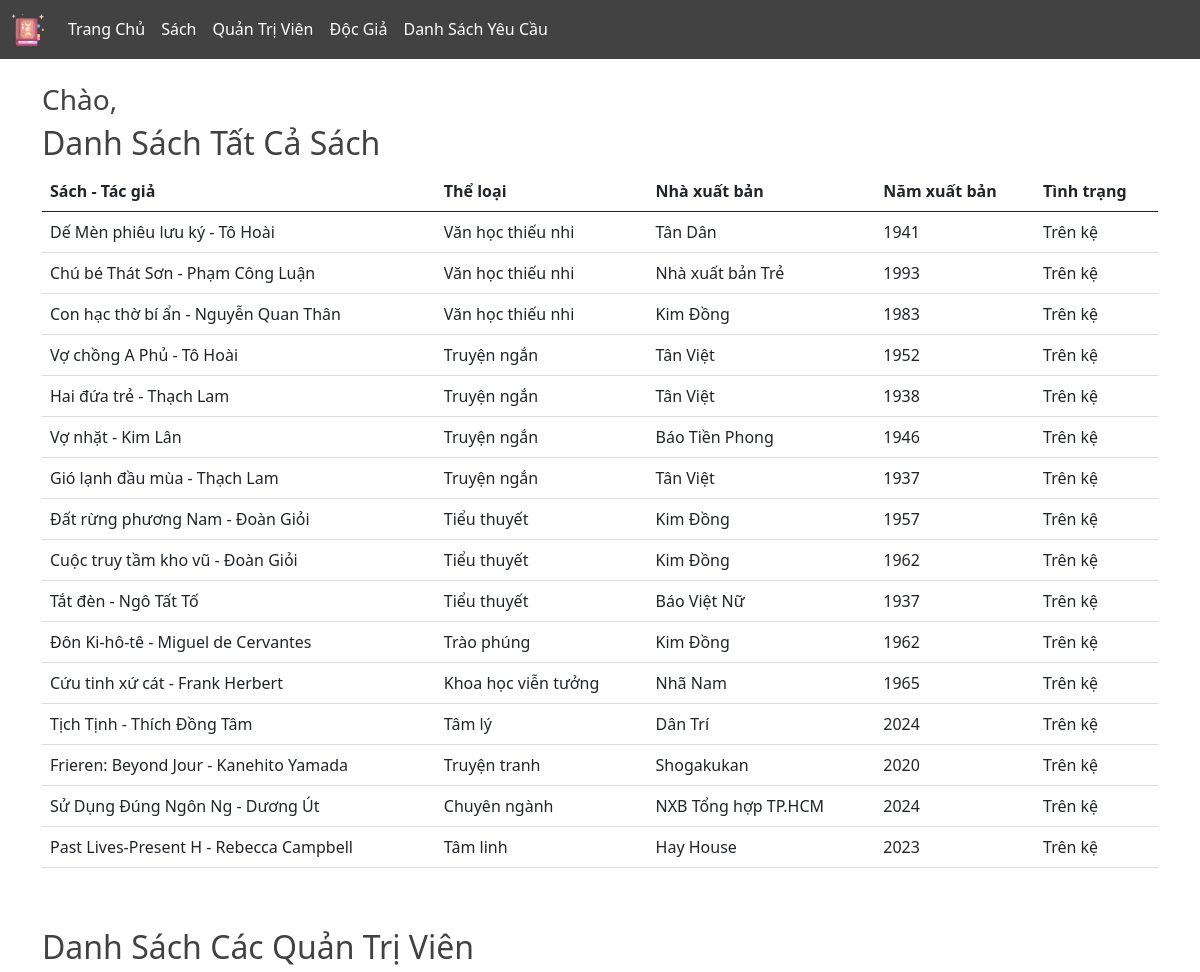
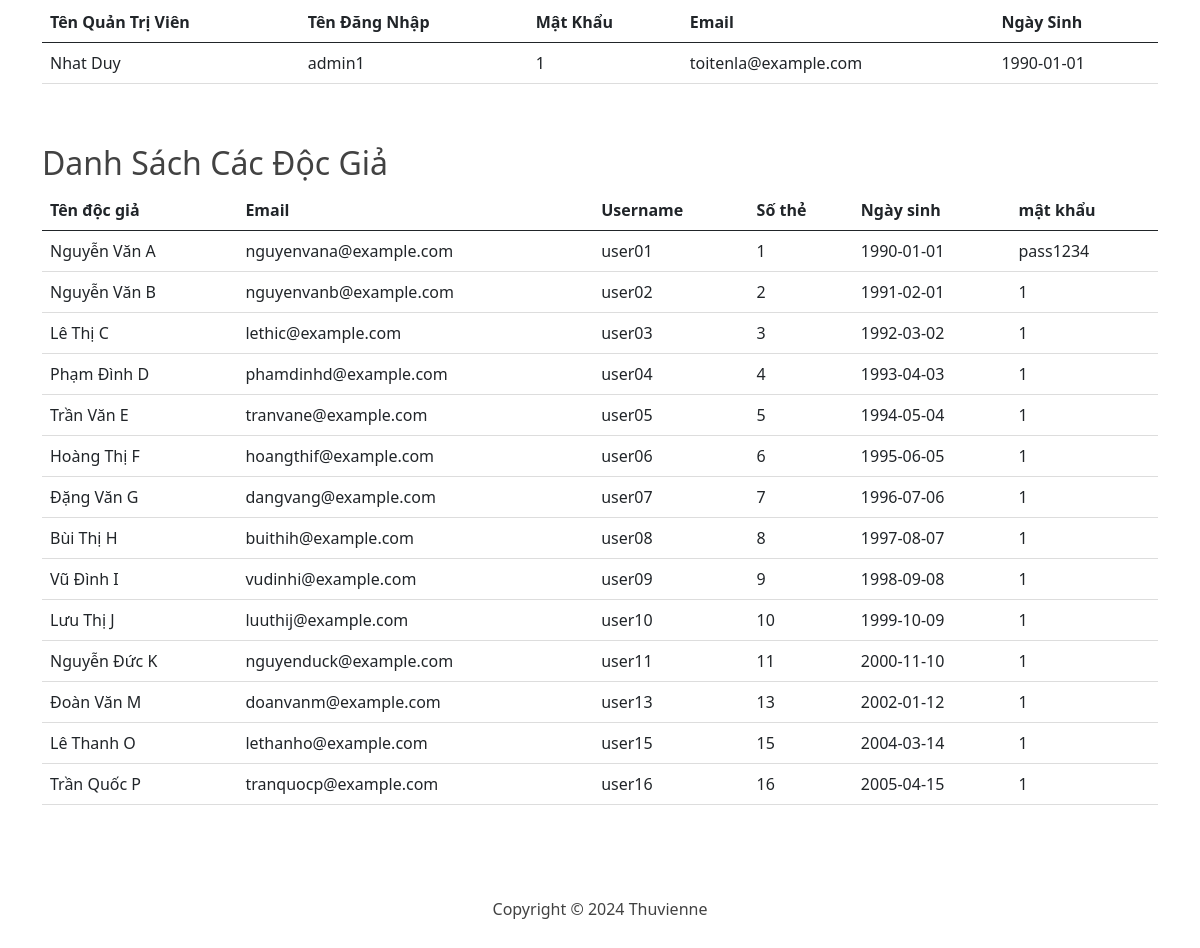
/pages/admin/show.php, run on the app's committed database (2 pictures, top to bottom).
### tables this page shows
CREATE TABLE `sach` (
  `MA_SACH` int(11) NOT NULL,
  `STT_THELOAI` int(11) NOT NULL,
  `MA_NXB` char(10) NOT NULL,
  `MA_TG` char(10) NOT NULL,
  `TEN_SACH` varchar(20) NOT NULL,
  `TGXB` year(4) NOT NULL
);

CREATE TABLE `tac_gia` (
  `MA_TG` char(10) NOT NULL,
  `TEN_TG` varchar(20) NOT NULL,
  `WEBSITE` varchar(30) NOT NULL
);

CREATE TABLE `the_loai` (
  `STT_THELOAI` int(11) NOT NULL,
  `TEN_TL` varchar(20) NOT NULL
);

CREATE TABLE `nha_xuat_ban` (
  `MA_NXB` char(10) NOT NULL,
  `TEN_NXB` varchar(20) NOT NULL,
  `DIACHI_NXB` varchar(50) NOT NULL,
  `NGUOIDAIDIEN` text NOT NULL
);

CREATE TABLE `tk_quantrivien` (
  `USERNAME_QTV` varchar(30) NOT NULL,
  `TEN_LOAI` char(10) NOT NULL,
  `TEN_QTV` varchar(20) NOT NULL,
  `EMAIL_QTV` char(20) NOT NULL,
  `NGAY_SINH` date NOT NULL,
  `PASSWORD_QTV` char(10) NOT NULL
);

CREATE TABLE `tk_docgia` (
  `USERNAME_DG` varchar(30) NOT NULL,
  `STT_THETV` int(11) NOT NULL,
  `TEN_LOAI` char(10) DEFAULT NULL,
  `TEN_DG` varchar(20) NOT NULL,
  `EMAIL_DG` varchar(30) NOT NULL,
  `NGAYSINH_DG` date NOT NULL,
  `PASSWORD_DG` char(10) NOT NULL,
  `DIEM` int DEFAULT 0
);

CREATE TABLE `the_thu_vien` (
  `STT_THETV` int(11) NOT NULL,
  `USERNAME_DG` varchar(30) NOT NULL,
  `NGAY_LAPTHE` date NOT NULL,
  `NGAY_HETHAN` date NOT NULL
);

### public/pages/admin/show.php (the view, shortened to what this page needs)
<?php
require __DIR__ . '/../../../src/db/db_connect.php';
try {
    $query_sach = "
        SELECT SACH.TEN_SACH, TAC_GIA.TEN_TG, THE_LOAI.TEN_TL, NHA_XUAT_BAN.TEN_NXB, SACH.TGXB, SACH.TINHTRANG
        FROM SACH
        JOIN TAC_GIA ON SACH.MA_TG = TAC_GIA.MA_TG
        JOIN THE_LOAI ON SACH.STT_THELOAI = THE_LOAI.STT_THELOAI
        JOIN NHA_XUAT_BAN ON SACH.MA_NXB = NHA_XUAT_BAN.MA_NXB
    ";
    $stmt_sach = $pdo->query($query_sach);
    $sachs = $stmt_sach->fetchAll(PDO::FETCH_ASSOC);
} catch (PDOException $e) {
    echo "Lỗi: " . $e->getMessage();
    exit();
}
try {
    $query_qtv = "
        SELECT *
        FROM tk_quantrivien
        join   phanloai_taikhoan on tk_quantrivien.TEN_LOAI= phanloai_taikhoan.TEN_LOAI
    ";
    $stmt_qtv = $pdo->query($query_qtv);
    $qtvs = $stmt_qtv->fetchAll(PDO::FETCH_ASSOC);
} catch (PDOException $e) {
    echo "Lỗi: " . $e->getMessage();
    exit();
}
try {
    $query_dg = "
    SELECT  tk_docgia.TEN_DG,
            tk_docgia.EMAIL_DG,
            tk_docgia.USERNAME_DG,
            the_thu_vien.STT_THETV,
            tk_docgia.NGAYSINH_DG,
            tk_docgia.PASSWORD_DG
    FROM TK_DOCGIA
    JOIN the_thu_vien ON tk_docgia.STT_THETV = the_thu_vien.STT_THETV
    JOIN PHANLOAI_TAIKHOAN ON tk_docgia.TEN_LOAI = PHANLOAI_TAIKHOAN.TEN_LOAI;
    ";
    $stmt_dg = $pdo->query($query_dg);
    $docgias = $stmt_dg->fetchAll(PDO::FETCH_ASSOC);
} catch (PDOException $e) {
    echo "Lỗi: " . $e->getMessage();
    exit();
}
?>
<!DOCTYPE html>
<html lang="en">
<?php require __DIR__ . '/../../../src/partials/header.php' ?>
<body>
<?php require __DIR__ . '/../../../src/partials/sub-header--admin.php' ?>
<main class="container mt-4">
    <h3>Chào, <?= $_SESSION['username_qtv']; ?></h3>
    <h2>Danh Sách Tất Cả Sách</h2>
    <table class="table">
        <thead>
            <tr>
                <th>Sách - Tác giả</th>
                <th>Thể loại</th>
                <th>Nhà xuất bản</th>
                <th>Năm xuất bản</th>
                <th>Tình trạng</th>
            </tr>
        </thead>
        <tbody>
            <?php foreach ($sachs as $sach) : ?>
                <tr>
                    <td><?= htmlspecialchars($sach['TEN_SACH']) ?> - <?= htmlspecialchars($sach['TEN_TG']) ?></td>
                    <td><?= htmlspecialchars($sach['TEN_TL']) ?></td>
                    <td><?= htmlspecialchars($sach['TEN_NXB']) ?></td>
                    <td><?= htmlspecialchars($sach['TGXB']) ?></td>
                    <td>
                        <?php
                            if ($sach['TINHTRANG'] == 1)
                                echo "Trên kệ";
                            else
                                echo "Đang cho mượn";
                        ?>
                    </td>
                </tr>
            <?php endforeach; ?>
        </tbody>
    </table>
    <h2 style="margin-top: 60px;">Danh Sách Các Quản Trị Viên</h2>
        <table class="table">
            <thead>
                <tr>
                    <th>Tên Quản Trị Viên</th>
                    <th>Tên Đăng Nhập</th>
                    <th>Mật Khẩu</th>
                    <th>Email</th>
                    <th>Ngày Sinh</th>
                </tr>
            </thead>
            <tbody>
                <?php foreach ($qtvs as $qtv) : ?>
                    <tr>
                        <td><?= htmlspecialchars($qtv['TEN_QTV']) ?></td>
                        <td><?= htmlspecialchars($qtv['USERNAME_QTV']) ?></td>
                        <td><?= htmlspecialchars($qtv['PASSWORD_QTV']) ?></td>
                        <td><?= htmlspecialchars($qtv['EMAIL_QTV']) ?></td>
                        <td><?= htmlspecialchars($qtv['NGAY_SINH']) ?></td>
                    </tr>
                <?php endforeach; ?>
            </tbody>
        </table>
    <h2 style="margin-top: 60px;">Danh Sách Các Độc Giả</h2>
    <table class="table">
        <thead>
            <tr>
                <th>Tên độc giả</th>
                <th>Email</th>
                <th>Username</th>
                <th>Số thẻ</th>
                <th>Ngày sinh</th>
                <th>mật khẩu</th>
            </tr>
        </thead>
        <tbody>
            <?php foreach ($docgias as $docgia) : ?>
                <tr>
                    <td><?= htmlspecialchars($docgia['TEN_DG']) ?></td>
                    <td><?= htmlspecialchars($docgia['EMAIL_DG']) ?></td>
                    <td><?= htmlspecialchars($docgia['USERNAME_DG']) ?></td>
                    <td><?= htmlspecialchars($docgia['STT_THETV']) ?></td>
                    <td><?= htmlspecialchars($docgia['NGAYSINH_DG']) ?></td>
                    <td><?= htmlspecialchars($docgia['PASSWORD_DG']) ?></td>
                </tr>
            <?php endforeach; ?>
        </tbody>
    </table>
</main>
<?php require __DIR__ . '/../../../src/partials/footer.php' ?>
</body>
</html>

### data on the page
sach: TEN_SACH "Dế Mèn phiêu lưu ký", MA_TG.TEN_TG "Tô Hoài", STT_THELOAI.TEN_TL "Văn học thiếu nhi", MA_NXB.TEN_NXB "Tân Dân", TGXB "1941", tinhtrang "Trên kệ"
sach: TEN_SACH "Chú bé Thát Sơn", MA_TG.TEN_TG "Phạm Công Luận", STT_THELOAI.TEN_TL "Văn học thiếu nhi", MA_NXB.TEN_NXB "Nhà xuất bản Trẻ", TGXB "1993", tinhtrang "Trên kệ"
sach: TEN_SACH "Con hạc thờ bí ẩn", MA_TG.TEN_TG "Nguyễn Quan Thân", STT_THELOAI.TEN_TL "Văn học thiếu nhi", MA_NXB.TEN_NXB "Kim Đồng", TGXB "1983", tinhtrang "Trên kệ"
sach: TEN_SACH "Vợ chồng A Phủ", MA_TG.TEN_TG "Tô Hoài", STT_THELOAI.TEN_TL "Truyện ngắn", MA_NXB.TEN_NXB "Tân Việt", TGXB "1952", tinhtrang "Trên kệ"
sach: TEN_SACH "Hai đứa trẻ", MA_TG.TEN_TG "Thạch Lam", STT_THELOAI.TEN_TL "Truyện ngắn", MA_NXB.TEN_NXB "Tân Việt", TGXB "1938", tinhtrang "Trên kệ"
sach: TEN_SACH "Vợ nhặt", MA_TG.TEN_TG "Kim Lân", STT_THELOAI.TEN_TL "Truyện ngắn", MA_NXB.TEN_NXB "Báo Tiền Phong", TGXB "1946", tinhtrang "Trên kệ"
sach: TEN_SACH "Gió lạnh đầu mùa", MA_TG.TEN_TG "Thạch Lam", STT_THELOAI.TEN_TL "Truyện ngắn", MA_NXB.TEN_NXB "Tân Việt", TGXB "1937", tinhtrang "Trên kệ"
sach: TEN_SACH "Đất rừng phương Nam", MA_TG.TEN_TG "Đoàn Giỏi", STT_THELOAI.TEN_TL "Tiểu thuyết", MA_NXB.TEN_NXB "Kim Đồng", TGXB "1957", tinhtrang "Trên kệ"
sach: TEN_SACH "Cuộc truy tầm kho vũ", MA_TG.TEN_TG "Đoàn Giỏi", STT_THELOAI.TEN_TL "Tiểu thuyết", MA_NXB.TEN_NXB "Kim Đồng", TGXB "1962", tinhtrang "Trên kệ"
sach: TEN_SACH "Tắt đèn", MA_TG.TEN_TG "Ngô Tất Tố", STT_THELOAI.TEN_TL "Tiểu thuyết", MA_NXB.TEN_NXB "Báo Việt Nữ", TGXB "1937", tinhtrang "Trên kệ"
sach: TEN_SACH "Đôn Ki-hô-tê", MA_TG.TEN_TG "Miguel de Cervantes", STT_THELOAI.TEN_TL "Trào phúng", MA_NXB.TEN_NXB "Kim Đồng", TGXB "1962", tinhtrang "Trên kệ"
sach: TEN_SACH "Cứu tinh xứ cát", MA_TG.TEN_TG "Frank Herbert", STT_THELOAI.TEN_TL "Khoa học viễn tưởng", MA_NXB.TEN_NXB "Nhã Nam", TGXB "1965", tinhtrang "Trên kệ"
sach: TEN_SACH "Tịch Tịnh", MA_TG.TEN_TG "Thích Đồng Tâm", STT_THELOAI.TEN_TL "Tâm lý", MA_NXB.TEN_NXB "Dân Trí", TGXB "2024", tinhtrang "Trên kệ"
sach: TEN_SACH "Frieren: Beyond Jour", MA_TG.TEN_TG "Kanehito Yamada", STT_THELOAI.TEN_TL "Truyện tranh", MA_NXB.TEN_NXB "Shogakukan", TGXB "2020", tinhtrang "Trên kệ"
sach: TEN_SACH "Sử Dụng Đúng Ngôn Ng", MA_TG.TEN_TG "Dương Út", STT_THELOAI.TEN_TL "Chuyên ngành", MA_NXB.TEN_NXB "NXB Tổng hợp TP.HCM", TGXB "2024", tinhtrang "Trên kệ"
sach: TEN_SACH "Past Lives-Present H", MA_TG.TEN_TG "Rebecca Campbell", STT_THELOAI.TEN_TL "Tâm linh", MA_NXB.TEN_NXB "Hay House", TGXB "2023", tinhtrang "Trên kệ"
tk_quantrivien: TEN_QTV "Nhat Duy", USERNAME_QTV "admin1", PASSWORD_QTV "1", EMAIL_QTV "toitenla@example.com", NGAY_SINH "1990-01-01"
tk_docgia: TEN_DG "Nguyễn Văn A", EMAIL_DG "nguyenvana@example.com", USERNAME_DG "user01", STT_THETV.STT_THETV "1", NGAYSINH_DG "1990-01-01", PASSWORD_DG "pass1234"
tk_docgia: TEN_DG "Nguyễn Văn B", EMAIL_DG "nguyenvanb@example.com", USERNAME_DG "user02", STT_THETV.STT_THETV "2", NGAYSINH_DG "1991-02-01", PASSWORD_DG "1"
tk_docgia: TEN_DG "Lê Thị C", EMAIL_DG "lethic@example.com", USERNAME_DG "user03", STT_THETV.STT_THETV "3", NGAYSINH_DG "1992-03-02", PASSWORD_DG "1"
tk_docgia: TEN_DG "Phạm Đình D", EMAIL_DG "phamdinhd@example.com", USERNAME_DG "user04", STT_THETV.STT_THETV "4", NGAYSINH_DG "1993-04-03", PASSWORD_DG "1"
tk_docgia: TEN_DG "Trần Văn E", EMAIL_DG "tranvane@example.com", USERNAME_DG "user05", STT_THETV.STT_THETV "5", NGAYSINH_DG "1994-05-04", PASSWORD_DG "1"
tk_docgia: TEN_DG "Hoàng Thị F", EMAIL_DG "hoangthif@example.com", USERNAME_DG "user06", STT_THETV.STT_THETV "6", NGAYSINH_DG "1995-06-05", PASSWORD_DG "1"
tk_docgia: TEN_DG "Đặng Văn G", EMAIL_DG "dangvang@example.com", USERNAME_DG "user07", STT_THETV.STT_THETV "7", NGAYSINH_DG "1996-07-06", PASSWORD_DG "1"
tk_docgia: TEN_DG "Bùi Thị H", EMAIL_DG "buithih@example.com", USERNAME_DG "user08", STT_THETV.STT_THETV "8", NGAYSINH_DG "1997-08-07", PASSWORD_DG "1"
tk_docgia: TEN_DG "Vũ Đình I", EMAIL_DG "vudinhi@example.com", USERNAME_DG "user09", STT_THETV.STT_THETV "9", NGAYSINH_DG "1998-09-08", PASSWORD_DG "1"
tk_docgia: TEN_DG "Lưu Thị J", EMAIL_DG "luuthij@example.com", USERNAME_DG "user10", STT_THETV.STT_THETV "10", NGAYSINH_DG "1999-10-09", PASSWORD_DG "1"
tk_docgia: TEN_DG "Nguyễn Đức K", EMAIL_DG "nguyenduck@example.com", USERNAME_DG "user11", STT_THETV.STT_THETV "11", NGAYSINH_DG "2000-11-10", PASSWORD_DG "1"
tk_docgia: TEN_DG "Đoàn Văn M", EMAIL_DG "doanvanm@example.com", USERNAME_DG "user13", STT_THETV.STT_THETV "13", NGAYSINH_DG "2002-01-12", PASSWORD_DG "1"
tk_docgia: TEN_DG "Lê Thanh O", EMAIL_DG "lethanho@example.com", USERNAME_DG "user15", STT_THETV.STT_THETV "15", NGAYSINH_DG "2004-03-14", PASSWORD_DG "1"
tk_docgia: TEN_DG "Trần Quốc P", EMAIL_DG "tranquocp@example.com", USERNAME_DG "user16", STT_THETV.STT_THETV "16", NGAYSINH_DG "2005-04-15", PASSWORD_DG "1"
